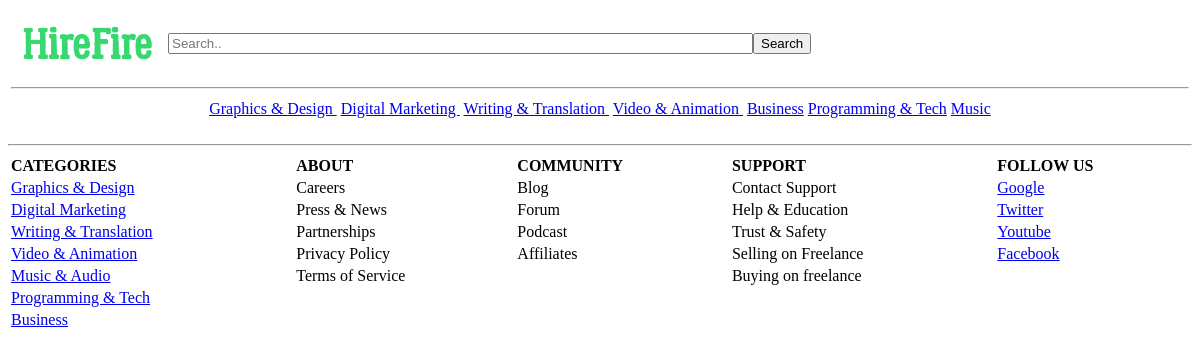
The app's page /HireFire/App/Categories/Digital_guest.php, older data.
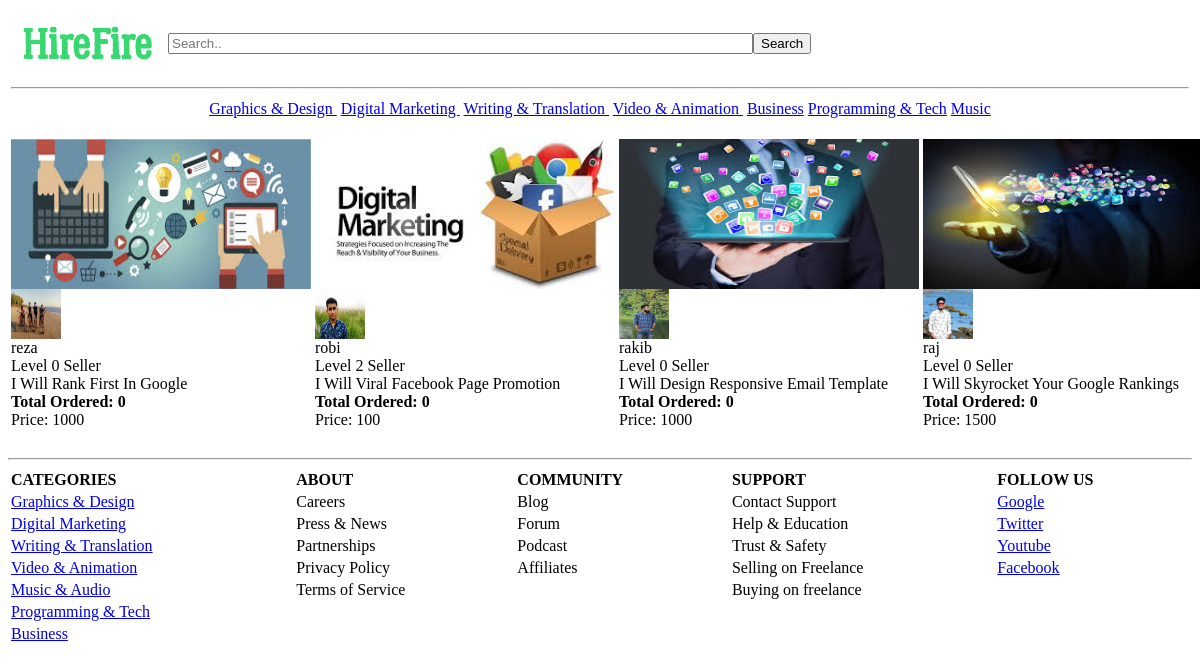
The same page, newer data.
### tables this page shows
CREATE TABLE `gigs` (
  `uName` varchar(20) NOT NULL,
  `gigTitle` varchar(100) NOT NULL,
  `gigId` int(11) NOT NULL,
  `category` varchar(50) NOT NULL,
  `price` int(11) NOT NULL,
  `gDescription` varchar(500) NOT NULL,
  `imgExt` varchar(20) NOT NULL,
  `date` date NOT NULL,
  `orderCount` int(11) NOT NULL
);

CREATE TABLE `users` (
  `uName` varchar(20) NOT NULL,
  `name` varchar(40) NOT NULL,
  `password` varchar(20) NOT NULL,
  `email` varchar(20) NOT NULL,
  `type` int(11) NOT NULL,
  `joiningDate` date NOT NULL,
  `imageExt` varchar(30) NOT NULL
);

### HireFire/data/person_data_access(robi).php (called while the page is built, shortened)
<?php require_once "data_access.php";?>
<?php
	function retreiveProgrammingAndTechGigFromDb($category)
	{
		$category=trim($category);
		$sql = "SELECT * FROM gigs where '$category' like category";
		$result =executeSQL($sql);
		return $result;
	}
	function retreiveUserImageFromDb($username)
	{
		$sql = "SELECT imageExt FROM users where '$username' like uName";
		$result =executeSQL($sql);
		return $result;
	}
	function retreiveUserLevelFromDb($username)
	{
		$sql = "SELECT expertLevel FROM sellers where '$username' like uName";
		$result =executeSQL($sql);
		return $result;
	}
?>

### HireFire/data/data_access.php (called while the page is built, shortened)
<?php
    $host="localhost";
    $user="root";
    $pass="";
    $dbname="hirefire_db";
    $port=3306;
    function executeSQL($sql){
        global $host, $user, $pass, $dbname, $port;
        $link=mysqli_connect($host, $user, $pass, $dbname, $port);
        $result = mysqli_query($link,$sql);
        return $result;
    }
?>

### HireFire/service/gig_service(robi).php (called while the page is built, shortened)
<?php
	function retreiveProgrammingAndTechGig($category)
	{
		return retreiveProgrammingAndTechGigFromDb($category);
	}
	function retreiveUserImage($username)
	{
		return retreiveUserImageFromDb($username);
	}
	function retreiveUserLevel($username)
	{
		return retreiveUserLevelFromDb($username);
	}
?>

### HireFire/App/Categories/Digital_guest.php (the view, shortened to what the changed rows need)
<?php
	include("../../service/gig_service(robi).php");
?>
<html>
	<head>
	</head>
	<body>
		<table align="center">
		<?php
			$result = retreiveProgrammingAndTechGig('Digital Marketing');
			$programmingAndTechGig = array();
			for($i=0; $row = mysqli_fetch_assoc($result); ++$i)
			{
				$programmingAndTechGig[$i] = $row;
				$imgExt=$programmingAndTechGig[$i]['imgExt'];
				$username=$programmingAndTechGig[$i]['uName'];
				$gigTitle=$programmingAndTechGig[$i]['gigTitle'];
				$gigPrice=$programmingAndTechGig[$i]['price'];
				$gigOrderCount=$programmingAndTechGig[$i]['orderCount'];
				$gigId=$programmingAndTechGig[$i]['gigId'];
				$userImageResult= retreiveUserImage($username);
				for($j=0; $row = mysqli_fetch_assoc($userImageResult); ++$j)
				{
					$userImage=$row['imageExt'];
				}
				$userLevelResult= retreiveUserLevel($username);
				for($j=0; $row = mysqli_fetch_assoc($userLevelResult); ++$j)
				{
					$userLevel=$row['expertLevel'];
				}
				if($i%4==0)
				{
					$elementCountInSingleRow=1;
					echo "<tr>";
				}
				echo    "<td width='300'><a href='../gig/proceedToBuy.php?gigId=".$gigId."'><img src='../GigImage/".$imgExt."' height='150'  width='300'></a></br>
						<img src='../uploads/".$userImage."' width='50' height='50'><br/>".
						$username."<br/>Level ".$userLevel." Seller<br/>".$gigTitle."<br/><b>Total Ordered: ".$gigOrderCount."</b><br/>Price: ".$gigPrice."<br/><br/></td>";
				if($elementCountInSingleRow==4)
				{
					echo "</tr>";
				}
				$elementCountInSingleRow++;
			}
		?>
		</table>
		<table>
			<tr colspan="3" height="20%">
				<table border="0" width="100%">
					<tr>
					   <th align="left">CATEGORIES</th>
					   <th align="left">ABOUT</th>
					   <th align="left">COMMUNITY</th>
					   <th align="left">SUPPORT</th>
					   <th align="left">FOLLOW US</th>
					</tr>
				</table>
			</tr>
		</table>
	</body>
</html>

Row changes from the older to the newer data that the page shows:
added gigs: imgExt (picture), uName.imageExt (picture), uName "reza", userLevel "0", gigTitle "I Will Rank First In Google", orderCount "0", price "1000"
added gigs: imgExt (picture), uName.imageExt (picture), uName "robi", userLevel "2", gigTitle "I Will Viral Facebook Page Promotion", orderCount "0", price "100"
added gigs: imgExt (picture), uName.imageExt (picture), uName "rakib", userLevel "0", gigTitle "I Will Design Responsive Email Template", orderCount "0", price "1000"
added gigs: imgExt (picture), uName.imageExt (picture), uName "raj", userLevel "0", gigTitle "I Will Skyrocket Your Google Rankings", orderCount "0", price "1500"
